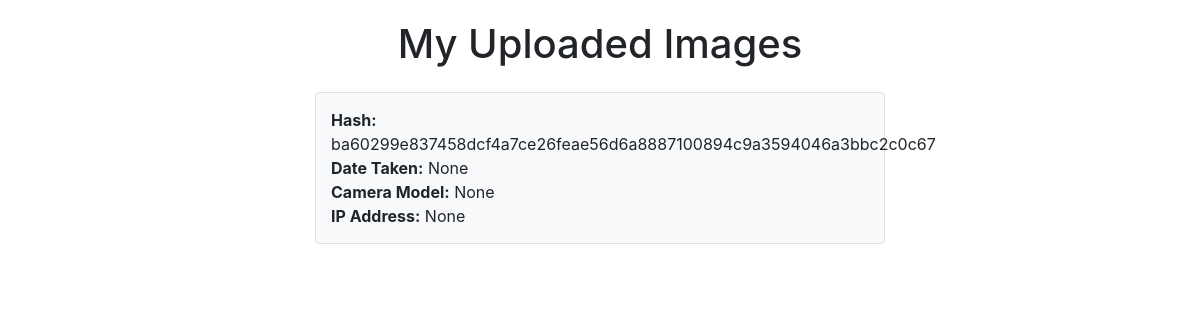
Page /my_uploads (signed in) on the earlier database version.
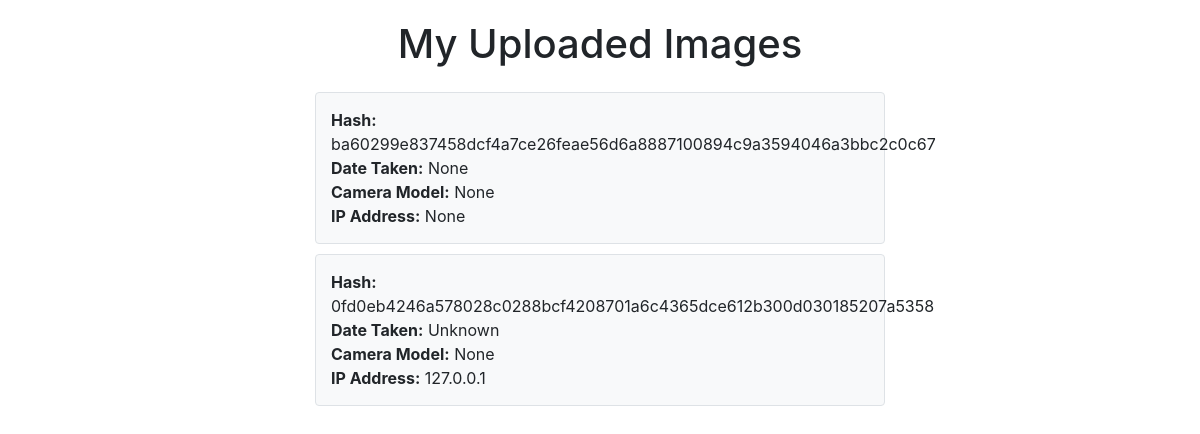
Same page on the later database version.
### tables this page shows
CREATE TABLE user_images (
            username TEXT,
            image_hash TEXT,
            photo_date TEXT,
            camera_model TEXT,
            ip_address TEXT,
            FOREIGN KEY(username) REFERENCES users(username)
        );

### tempCodeRunnerFile.py (the view)
@app.route('/my_uploads')
def my_uploads():
    if 'username' not in session:
        return redirect(url_for('login'))  # Redirect to login if not logged in
    username = session['username']
    user_hashes = get_hashes_by_user(username)
    return render_template('my_uploads.html', user_hashes=user_hashes)

### tempCodeRunnerFile.py (called while the page is built)
def get_hashes_by_user(username):
    conn = sqlite3.connect('imagehashes.db')
    c = conn.cursor()
    c.execute('SELECT image_hash, photo_date, camera_model, ip_address FROM user_images WHERE username=?', (username,))
    hashes = c.fetchall()
    conn.close()
    return hashes

### templates/my_uploads.html (shortened to what this page needs)
<!doctype html>
<html lang="en">
<head>
    <link href="https://stackpath.bootstrapcdn.com/bootstrap/4.3.1/css/bootstrap.min.css" rel="stylesheet">
</head>
<body>
    <div class="container uploads-container">
        <h1 class="text-center mb-4">My Uploaded Images</h1>
        <div>
            {% for hash, photo_date, camera_model, ip_address in user_hashes %}
                <div class="upload-item">
                    <strong>Hash:</strong> {{ hash }}<br>
                    <strong>Date Taken:</strong> {{ photo_date | default('Unknown') }}<br>
                    <strong>Camera Model:</strong> {{ camera_model | default('Unknown') }}<br>
                    <strong>IP Address:</strong> {{ ip_address | default('Unknown') }}
                </div>
            {% else %}
                <div class="text-center">No images uploaded yet.</div>
            {% endfor %}
        </div>
    </div>
</body>
</html>

### templates/my_uploads.html (style rules this page uses)
.uploads-container { max-width: 600px; margin: auto; padding-top: 20px; }
.upload-item { background-color: #f8f9fa; border: 1px solid #dee2e6; border-radius: 0.25rem; padding: 15px; margin-bottom: 10px; }

Differences in the rows shown:
added user_images: image_hash "0fd0eb4246a578028c0288bcf4208701a6c4365dce612b300d030185207a5358", photo_date "Unknown", camera_model "None", ip_address "127.0.0.1"
